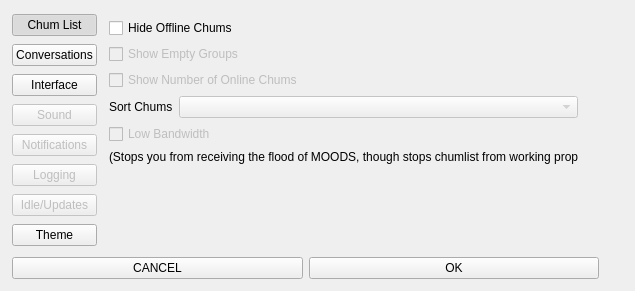
<?xml version="1.0" encoding="UTF-8"?>
<ui version="4.0">
 <class>Options</class>
 <widget class="QWidget" name="Options">
  <property name="geometry">
   <rect>
    <x>0</x>
    <y>0</y>
    <width>635</width>
    <height>291</height>
   </rect>
  </property>
  <property name="windowTitle">
   <string>Form</string>
  </property>
  <widget class="QWidget" name="verticalLayoutWidget_3">
   <property name="geometry">
    <rect>
     <x>0</x>
     <y>0</y>
     <width>611</width>
     <height>291</height>
    </rect>
   </property>
   <layout class="QVBoxLayout" name="verticalLayout_3">
    <property name="margin">
     <number>12</number>
    </property>
    <item>
     <layout class="QHBoxLayout" name="horizontalLayout">
      <item>
       <layout class="QVBoxLayout" name="verticalLayout_2">
        <item>
         <widget class="QPushButton" name="optionsButton1">
          <property name="text">
           <string>Chum List</string>
          </property>
          <property name="checkable">
           <bool>true</bool>
          </property>
          <property name="checked">
           <bool>true</bool>
          </property>
         </widget>
        </item>
        <item>
         <widget class="QPushButton" name="optionsButton2">
          <property name="text">
           <string>Conversations</string>
          </property>
          <property name="checkable">
           <bool>true</bool>
          </property>
         </widget>
        </item>
        <item>
         <widget class="QPushButton" name="optionsButton3">
          <property name="text">
           <string>Interface</string>
          </property>
          <property name="checkable">
           <bool>true</bool>
          </property>
         </widget>
        </item>
        <item>
         <widget class="QPushButton" name="optionsButton4">
          <property name="enabled">
           <bool>false</bool>
          </property>
          <property name="text">
           <string>Sound</string>
          </property>
          <property name="checkable">
           <bool>true</bool>
          </property>
         </widget>
        </item>
        <item>
         <widget class="QPushButton" name="optionsButton5">
          <property name="enabled">
           <bool>false</bool>
          </property>
          <property name="text">
           <string>Notifications</string>
          </property>
          <property name="checkable">
           <bool>true</bool>
          </property>
         </widget>
        </item>
        <item>
         <widget class="QPushButton" name="optionsButton6">
          <property name="enabled">
           <bool>false</bool>
          </property>
          <property name="text">
           <string>Logging</string>
          </property>
          <property name="checkable">
           <bool>true</bool>
          </property>
         </widget>
        </item>
        <item>
         <widget class="QPushButton" name="optionsButton7">
          <property name="enabled">
           <bool>false</bool>
          </property>
          <property name="text">
           <string>Idle/Updates</string>
          </property>
          <property name="checkable">
           <bool>true</bool>
          </property>
         </widget>
        </item>
        <item>
         <widget class="QPushButton" name="optionsButton8">
          <property name="text">
           <string>Theme</string>
          </property>
          <property name="checkable">
           <bool>true</bool>
          </property>
         </widget>
        </item>
       </layout>
      </item>
      <item>
       <layout class="QVBoxLayout" name="verticalLayout">
        <item>
         <widget class="QStackedWidget" name="stackedWidget">
          <property name="currentIndex">
           <number>0</number>
          </property>
          <widget class="QWidget" name="optionsTab1">
           <widget class="QWidget" name="verticalLayoutWidget_4">
            <property name="geometry">
             <rect>
              <x>0</x>
              <y>0</y>
              <width>481</width>
              <height>231</height>
             </rect>
            </property>
            <layout class="QVBoxLayout" name="verticalLayout_4">
             <property name="margin">
              <number>6</number>
             </property>
             <item>
              <widget class="QCheckBox" name="hideOfflineRadio">
               <property name="text">
                <string>Hide Offline Chums</string>
               </property>
              </widget>
             </item>
             <item>
              <widget class="QCheckBox" name="showEmptyRadio">
               <property name="enabled">
                <bool>false</bool>
               </property>
               <property name="text">
                <string>Show Empty Groups</string>
               </property>
              </widget>
             </item>
             <item>
              <widget class="QCheckBox" name="showNumberRadio">
               <property name="enabled">
                <bool>false</bool>
               </property>
               <property name="text">
                <string>Show Number of Online Chums</string>
               </property>
              </widget>
             </item>
             <item>
              <layout class="QFormLayout" name="formLayout">
               <property name="rightMargin">
                <number>0</number>
               </property>
               <item row="0" column="0">
                <widget class="QLabel" name="sortChumsLabel">
                 <property name="text">
                  <string>Sort Chums</string>
                 </property>
                </widget>
               </item>
               <item row="0" column="1">
                <widget class="QComboBox" name="sortChumsCombo">
                 <property name="enabled">
                  <bool>false</bool>
                 </property>
                </widget>
               </item>
              </layout>
             </item>
             <item>
              <widget class="QCheckBox" name="lowBandwidthRadio">
               <property name="enabled">
                <bool>false</bool>
               </property>
               <property name="text">
                <string>Low Bandwidth</string>
               </property>
              </widget>
             </item>
             <item>
              <widget class="QLabel" name="label_2">
               <property name="text">
                <string>(Stops you from receiving the flood of MOODS, though stops chumlist from working properly</string>
               </property>
              </widget>
             </item>
             <item>
              <spacer name="verticalSpacer">
               <property name="orientation">
                <enum>Qt::Vertical</enum>
               </property>
               <property name="sizeHint" stdset="0">
                <size>
                 <width>20</width>
                 <height>40</height>
                </size>
               </property>
              </spacer>
             </item>
            </layout>
           </widget>
          </widget>
          <widget class="QWidget" name="optionsTab2">
           <widget class="QWidget" name="verticalLayoutWidget_5">
            <property name="geometry">
             <rect>
              <x>0</x>
              <y>0</y>
              <width>481</width>
              <height>241</height>
             </rect>
            </property>
            <layout class="QVBoxLayout" name="verticalLayout_5">
             <property name="margin">
              <number>6</number>
             </property>
             <item>
              <widget class="QCheckBox" name="timeStampsRadio">
               <property name="text">
                <string>Time Stamps</string>
               </property>
              </widget>
             </item>
             <item>
              <widget class="QComboBox" name="clockTypeComboBox"/>
             </item>
             <item>
              <widget class="QCheckBox" name="showSecondsRadio">
               <property name="text">
                <string>Show Seconds</string>
               </property>
              </widget>
             </item>
             <item>
              <widget class="QCheckBox" name="opVoiceMemoRadio">
               <property name="text">
                <string>Show OP and Voice Messages in Memos</string>
               </property>
              </widget>
             </item>
             <item>
              <widget class="QCheckBox" name="animatedSmiliesRadio">
               <property name="text">
                <string>Use animated smilies</string>
               </property>
              </widget>
             </item>
             <item>
              <widget class="QLabel" name="label_3">
               <property name="text">
                <string>(Disable if you leave chats open for LOOOONG periods of time)</string>
               </property>
              </widget>
             </item>
             <item>
              <widget class="QCheckBox" name="randomEncountersRadio">
               <property name="enabled">
                <bool>false</bool>
               </property>
               <property name="text">
                <string>Receive Random Encounters</string>
               </property>
              </widget>
             </item>
             <item>
              <spacer name="verticalSpacer_2">
               <property name="orientation">
                <enum>Qt::Vertical</enum>
               </property>
               <property name="sizeHint" stdset="0">
                <size>
                 <width>20</width>
                 <height>40</height>
                </size>
               </property>
              </spacer>
             </item>
            </layout>
           </widget>
          </widget>
          <widget class="QWidget" name="optionsTab3">
           <widget class="QWidget" name="verticalLayoutWidget">
            <property name="geometry">
             <rect>
              <x>0</x>
              <y>0</y>
              <width>481</width>
              <height>231</height>
             </rect>
            </property>
            <layout class="QVBoxLayout" name="verticalLayout_6">
             <property name="margin">
              <number>6</number>
             </property>
             <item>
              <widget class="QCheckBox" name="tabbedConvoBox">
               <property name="text">
                <string>Tabbed Conversations</string>
               </property>
              </widget>
             </item>
             <item>
              <widget class="QCheckBox" name="tabbedMemoBox">
               <property name="text">
                <string>Tabbed Memos</string>
               </property>
              </widget>
             </item>
             <item>
              <layout class="QGridLayout" name="gridLayout">
               <property name="rightMargin">
                <number>6</number>
               </property>
               <item row="1" column="0">
                <widget class="QLabel" name="label_5">
                 <property name="text">
                  <string>Close</string>
                 </property>
                </widget>
               </item>
               <item row="0" column="0">
                <widget class="QLabel" name="label_4">
                 <property name="text">
                  <string>Minimize</string>
                 </property>
                </widget>
               </item>
               <item row="0" column="1">
                <widget class="QComboBox" name="comboBox_3">
                 <property name="enabled">
                  <bool>false</bool>
                 </property>
                </widget>
               </item>
               <item row="1" column="1">
                <widget class="QComboBox" name="comboBox_4">
                 <property name="enabled">
                  <bool>false</bool>
                 </property>
                </widget>
               </item>
              </layout>
             </item>
             <item>
              <widget class="QCheckBox" name="blinkPesterBox">
               <property name="enabled">
                <bool>false</bool>
               </property>
               <property name="text">
                <string>Blink Taskbar on Pesters</string>
               </property>
              </widget>
             </item>
             <item>
              <widget class="QCheckBox" name="blinkMemoBox">
               <property name="enabled">
                <bool>false</bool>
               </property>
               <property name="text">
                <string>Blink Taskbar on Memos</string>
               </property>
              </widget>
             </item>
             <item>
              <spacer name="verticalSpacer_3">
               <property name="orientation">
                <enum>Qt::Vertical</enum>
               </property>
               <property name="sizeHint" stdset="0">
                <size>
                 <width>20</width>
                 <height>40</height>
                </size>
               </property>
              </spacer>
             </item>
            </layout>
           </widget>
          </widget>
          <widget class="QWidget" name="optionsTab4">
           <widget class="QWidget" name="verticalLayoutWidget_2">
            <property name="geometry">
             <rect>
              <x>0</x>
              <y>0</y>
              <width>481</width>
              <height>253</height>
             </rect>
            </property>
            <layout class="QVBoxLayout" name="verticalLayout_7">
             <property name="margin">
              <number>6</number>
             </property>
             <item>
              <layout class="QGridLayout" name="gridLayout_2">
               <item row="0" column="0">
                <widget class="QCheckBox" name="soundsOnBox">
                 <property name="text">
                  <string>Sounds On</string>
                 </property>
                </widget>
               </item>
               <item row="1" column="0">
                <layout class="QFormLayout" name="formLayout_2">
                 <property name="fieldGrowthPolicy">
                  <enum>QFormLayout::AllNonFixedFieldsGrow</enum>
                 </property>
                 <item row="1" column="0">
                  <spacer name="horizontalSpacer">
                   <property name="orientation">
                    <enum>Qt::Horizontal</enum>
                   </property>
                   <property name="sizeHint" stdset="0">
                    <size>
                     <width>40</width>
                     <height>20</height>
                    </size>
                   </property>
                  </spacer>
                 </item>
                 <item row="3" column="0">
                  <spacer name="horizontalSpacer_2">
                   <property name="orientation">
                    <enum>Qt::Horizontal</enum>
                   </property>
                   <property name="sizeHint" stdset="0">
                    <size>
                     <width>40</width>
                     <height>20</height>
                    </size>
                   </property>
                  </spacer>
                 </item>
                 <item row="1" column="1">
                  <widget class="QCheckBox" name="pesterSoundsBox">
                   <property name="text">
                    <string>Pester Sounds</string>
                   </property>
                  </widget>
                 </item>
                 <item row="2" column="1">
                  <widget class="QCheckBox" name="memoSoundsBox">
                   <property name="text">
                    <string>Memo Sounds</string>
                   </property>
                  </widget>
                 </item>
                 <item row="3" column="1">
                  <layout class="QFormLayout" name="formLayout_3">
                   <item row="0" column="0">
                    <spacer name="horizontalSpacer_3">
                     <property name="orientation">
                      <enum>Qt::Horizontal</enum>
                     </property>
                     <property name="sizeHint" stdset="0">
                      <size>
                       <width>40</width>
                       <height>20</height>
                      </size>
                     </property>
                    </spacer>
                   </item>
                   <item row="0" column="1">
                    <widget class="QCheckBox" name="memoPingBox">
                     <property name="text">
                      <string>Memo Ping</string>
                     </property>
                    </widget>
                   </item>
                   <item row="1" column="1">
                    <widget class="QCheckBox" name="memoMentionBox">
                     <property name="text">
                      <string>Memo Mention (initials)</string>
                     </property>
                    </widget>
                   </item>
                   <item row="1" column="0">
                    <spacer name="horizontalSpacer_5">
                     <property name="orientation">
                      <enum>Qt::Horizontal</enum>
                     </property>
                     <property name="sizeHint" stdset="0">
                      <size>
                       <width>40</width>
                       <height>20</height>
                      </size>
                     </property>
                    </spacer>
                   </item>
                  </layout>
                 </item>
                 <item row="4" column="1">
                  <widget class="QPushButton" name="pushButton_11">
                   <property name="text">
                    <string>Edit Mentions</string>
                   </property>
                  </widget>
                 </item>
                </layout>
               </item>
              </layout>
             </item>
             <item>
              <widget class="QLabel" name="label_6">
               <property name="text">
                <string>Master Volume:</string>
               </property>
              </widget>
             </item>
             <item>
              <widget class="QSlider" name="horizontalSlider">
               <property name="orientation">
                <enum>Qt::Horizontal</enum>
               </property>
              </widget>
             </item>
             <item>
              <spacer name="verticalSpacer_4">
               <property name="orientation">
                <enum>Qt::Vertical</enum>
               </property>
               <property name="sizeHint" stdset="0">
                <size>
                 <width>20</width>
                 <height>40</height>
                </size>
               </property>
              </spacer>
             </item>
            </layout>
           </widget>
          </widget>
          <widget class="QWidget" name="optionsTab5">
           <widget class="QWidget" name="verticalLayoutWidget_6">
            <property name="geometry">
             <rect>
              <x>0</x>
              <y>0</y>
              <width>501</width>
              <height>239</height>
             </rect>
            </property>
            <layout class="QVBoxLayout" name="verticalLayout_8">
             <property name="margin">
              <number>6</number>
             </property>
             <item>
              <layout class="QGridLayout" name="gridLayout_3">
               <item row="1" column="0">
                <layout class="QFormLayout" name="formLayout_5">
                 <property name="fieldGrowthPolicy">
                  <enum>QFormLayout::AllNonFixedFieldsGrow</enum>
                 </property>
                 <item row="0" column="0">
                  <spacer name="horizontalSpacer_6">
                   <property name="orientation">
                    <enum>Qt::Horizontal</enum>
                   </property>
                   <property name="sizeHint" stdset="0">
                    <size>
                     <width>40</width>
                     <height>20</height>
                    </size>
                   </property>
                  </spacer>
                 </item>
                 <item row="0" column="1">
                  <layout class="QFormLayout" name="formLayout_4">
                   <item row="0" column="0">
                    <widget class="QLabel" name="label_7">
                     <property name="text">
                      <string>Type</string>
                     </property>
                    </widget>
                   </item>
                   <item row="0" column="1">
                    <widget class="QComboBox" name="comboBox_5"/>
                   </item>
                  </layout>
                 </item>
                 <item row="1" column="1">
                  <widget class="QCheckBox" name="signInBox">
                   <property name="text">
                    <string>Chum signs in</string>
                   </property>
                  </widget>
                 </item>
                 <item row="2" column="1">
                  <widget class="QCheckBox" name="signOutBox">
                   <property name="text">
                    <string>Chum signs out</string>
                   </property>
                  </widget>
                 </item>
                 <item row="3" column="1">
                  <widget class="QCheckBox" name="newMessagesBox">
                   <property name="text">
                    <string>New messages</string>
                   </property>
                  </widget>
                 </item>
                 <item row="4" column="1">
                  <layout class="QFormLayout" name="formLayout_6">
                   <property name="fieldGrowthPolicy">
                    <enum>QFormLayout::AllNonFixedFieldsGrow</enum>
                   </property>
                   <item row="0" column="0">
                    <spacer name="horizontalSpacer_7">
                     <property name="orientation">
                      <enum>Qt::Horizontal</enum>
                     </property>
                     <property name="sizeHint" stdset="0">
                      <size>
                       <width>40</width>
                       <height>20</height>
                      </size>
                     </property>
                    </spacer>
                   </item>
                   <item row="0" column="1">
                    <widget class="QCheckBox" name="onlyNewConvoBox">
                     <property name="text">
                      <string>Only new conversations</string>
                     </property>
                    </widget>
                   </item>
                  </layout>
                 </item>
                 <item row="5" column="1">
                  <widget class="QCheckBox" name="memoMentionsBox">
                   <property name="text">
                    <string>Memo Mentions (initials)</string>
                   </property>
                  </widget>
                 </item>
                 <item row="6" column="1">
                  <widget class="QPushButton" name="pushButton_12">
                   <property name="text">
                    <string>Edit Mentions</string>
                   </property>
                  </widget>
                 </item>
                </layout>
               </item>
               <item row="0" column="0">
                <widget class="QCheckBox" name="toastBox">
                 <property name="text">
                  <string>Toast Notifications</string>
                 </property>
                </widget>
               </item>
              </layout>
             </item>
            </layout>
           </widget>
          </widget>
          <widget class="QWidget" name="optionsTab6">
           <widget class="QWidget" name="verticalLayoutWidget_7">
            <property name="geometry">
             <rect>
              <x>0</x>
              <y>0</y>
              <width>501</width>
              <height>231</height>
             </rect>
            </property>
            <layout class="QVBoxLayout" name="verticalLayout_9">
             <property name="margin">
              <number>6</number>
             </property>
             <item>
              <widget class="QCheckBox" name="logAllPesterBox">
               <property name="text">
                <string>Log all Pesters</string>
               </property>
              </widget>
             </item>
             <item>
              <widget class="QCheckBox" name="logAllMemoBox">
               <property name="text">
                <string>Log all Memos</string>
               </property>
              </widget>
             </item>
             <item>
              <widget class="QCheckBox" name="logTimePesterBox">
               <property name="text">
                <string>Log Time Stamps for Pesters</string>
               </property>
              </widget>
             </item>
             <item>
              <widget class="QCheckBox" name="logTimeMemoBox">
               <property name="text">
                <string>Log Time Stamps for Memos</string>
               </property>
              </widget>
             </item>
             <item>
              <spacer name="verticalSpacer_5">
               <property name="orientation">
                <enum>Qt::Vertical</enum>
               </property>
               <property name="sizeHint" stdset="0">
                <size>
                 <width>20</width>
                 <height>40</height>
                </size>
               </property>
              </spacer>
             </item>
            </layout>
           </widget>
          </widget>
          <widget class="QWidget" name="optionsTab7">
           <widget class="QWidget" name="verticalLayoutWidget_8">
            <property name="geometry">
             <rect>
              <x>0</x>
              <y>0</y>
              <width>501</width>
              <height>231</height>
             </rect>
            </property>
            <layout class="QVBoxLayout" name="verticalLayout_10">
             <property name="margin">
              <number>6</number>
             </property>
             <item>
              <layout class="QFormLayout" name="formLayout_8">
               <item row="0" column="0">
                <widget class="QLabel" name="label_8">
                 <property name="text">
                  <string>Minutes before Idle:</string>
                 </property>
                </widget>
               </item>
               <item row="0" column="1">
                <widget class="QSpinBox" name="spinBox"/>
               </item>
               <item row="1" column="0">
                <widget class="QLabel" name="label_9">
                 <property name="text">
                  <string>Check for Pesterchum Updates</string>
                 </property>
                 <property name="wordWrap">
                  <bool>true</bool>
                 </property>
                </widget>
               </item>
               <item row="1" column="1">
                <widget class="QComboBox" name="comboBox_6"/>
               </item>
              </layout>
             </item>
             <item>
              <widget class="QCheckBox" name="checkForMSPABox">
               <property name="text">
                <string>Check for MPSA Updates</string>
               </property>
              </widget>
             </item>
             <item>
              <spacer name="verticalSpacer_6">
               <property name="orientation">
                <enum>Qt::Vertical</enum>
               </property>
               <property name="sizeHint" stdset="0">
                <size>
                 <width>20</width>
                 <height>40</height>
                </size>
               </property>
              </spacer>
             </item>
            </layout>
           </widget>
          </widget>
          <widget class="QWidget" name="optionsTab8">
           <widget class="QWidget" name="verticalLayoutWidget_9">
            <property name="geometry">
             <rect>
              <x>0</x>
              <y>0</y>
              <width>481</width>
              <height>231</height>
             </rect>
            </property>
            <layout class="QVBoxLayout" name="verticalLayout_11">
             <property name="margin">
              <number>6</number>
             </property>
             <item>
              <widget class="QLabel" name="label_10">
               <property name="text">
                <string>Pick a Theme:</string>
               </property>
              </widget>
             </item>
             <item>
              <widget class="QComboBox" name="themesComboBox"/>
             </item>
             <item>
              <widget class="QPushButton" name="refreshThemeButton">
               <property name="text">
                <string>Refresh current theme</string>
               </property>
              </widget>
             </item>
             <item>
              <widget class="QLabel" name="errorLabel">
               <property name="text">
                <string/>
               </property>
              </widget>
             </item>
             <item>
              <spacer name="verticalSpacer_7">
               <property name="orientation">
                <enum>Qt::Vertical</enum>
               </property>
               <property name="sizeHint" stdset="0">
                <size>
                 <width>20</width>
                 <height>40</height>
                </size>
               </property>
              </spacer>
             </item>
            </layout>
           </widget>
          </widget>
         </widget>
        </item>
       </layout>
      </item>
     </layout>
    </item>
    <item>
     <layout class="QHBoxLayout" name="horizontalLayout_2">
      <item>
       <widget class="QPushButton" name="rejectButton">
        <property name="text">
         <string>CANCEL</string>
        </property>
       </widget>
      </item>
      <item>
       <widget class="QPushButton" name="acceptButton">
        <property name="text">
         <string>OK</string>
        </property>
       </widget>
      </item>
     </layout>
    </item>
   </layout>
  </widget>
 </widget>
 <resources/>
 <connections/>
</ui>
